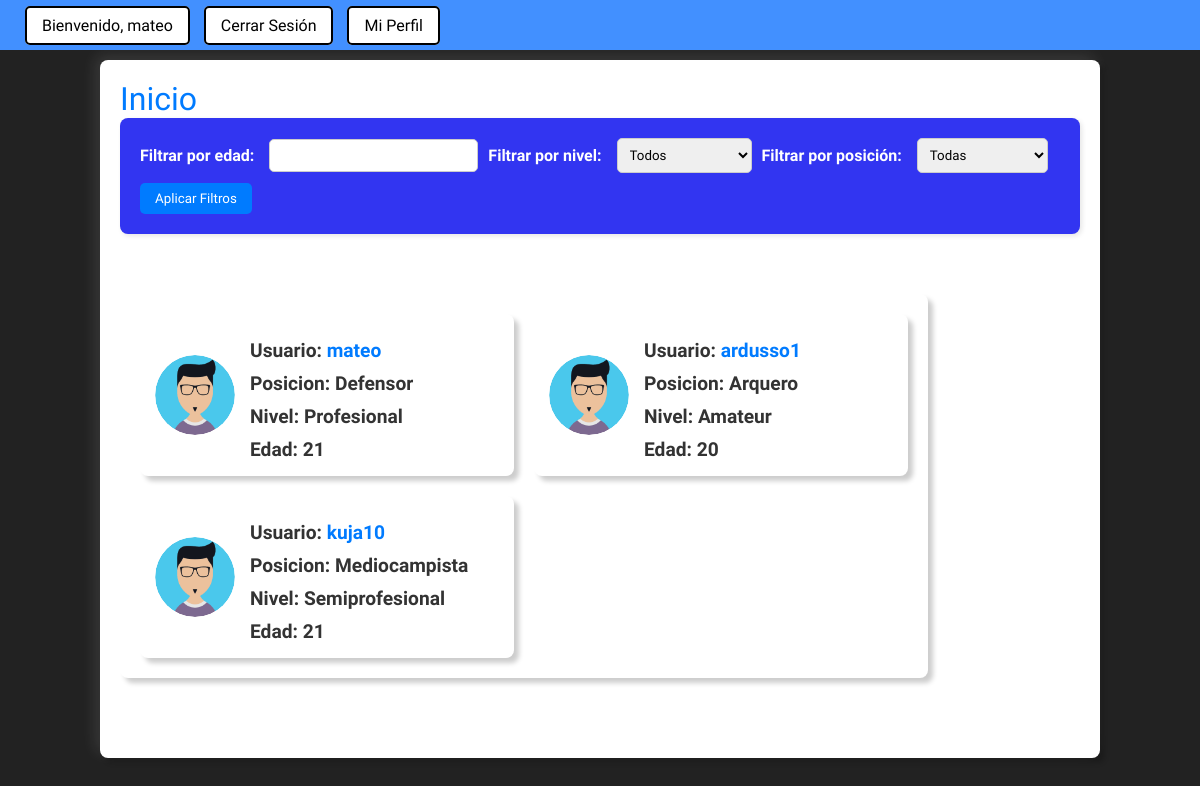
Before: /listado-perfiles/ (signed in) with the older database file.
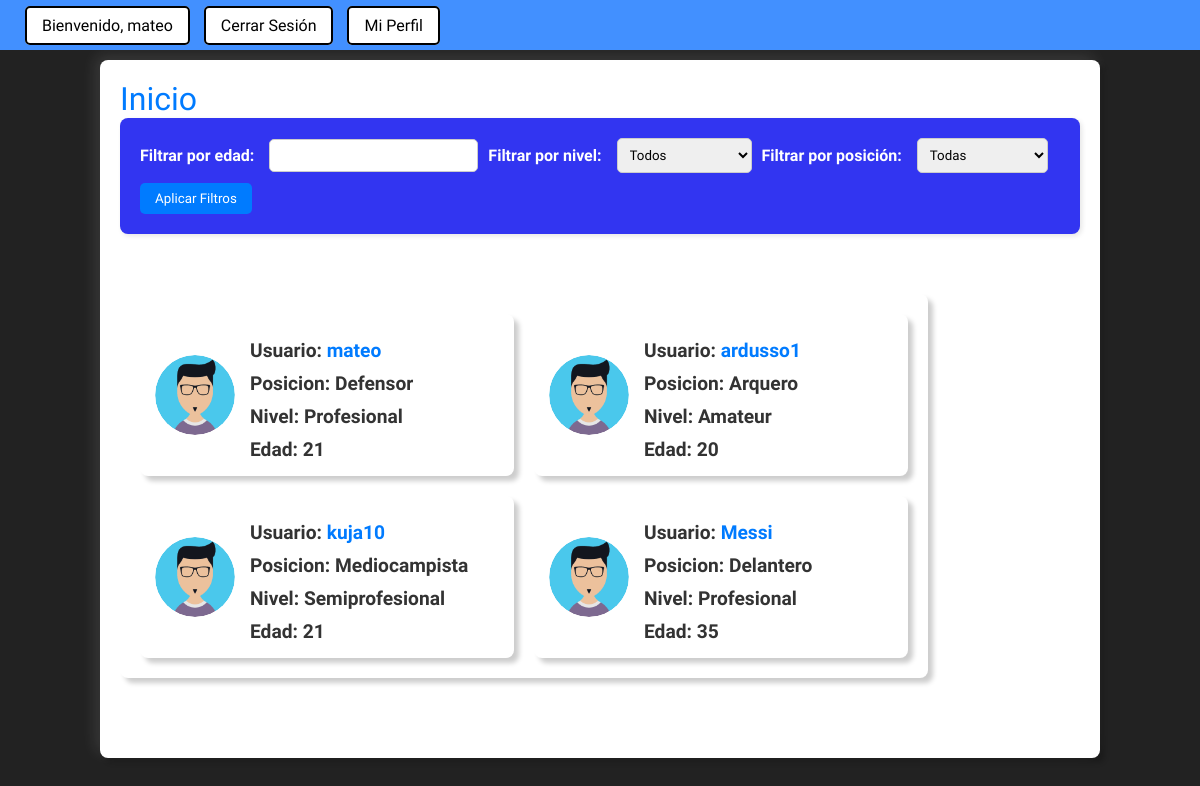
After: the same page with the newer database file.
### sitio/models.py (models this page shows)
class Profile(models.Model):
    user = models.ForeignKey(User, on_delete=models.CASCADE,null = True, blank = True)
    image = models.ImageField(upload_to="Profiles_Images", default='user.png')
    posicion = models.ForeignKey(Posicion, on_delete=models.CASCADE, null=True, blank=True)
    nivel = models.ForeignKey(Nivel, on_delete=models.CASCADE, null=True, blank=True)
    edad = models.IntegerField(null=True, blank=True)

class Posicion(models.Model):
    nombre = models.CharField(max_length=50, null=True, blank=True)
    def __str__(self):
        return self.nombre

class Nivel(models.Model):
    nombre = models.CharField(max_length=50, null=True, blank=True)
    def __str__(self):
        return self.nombre

### sitio/views.py (the view)
# urls.py: path('listado-perfiles/', views.listado_perfiles),
@login_required
def listado_perfiles(request):
    perfiles = Profile.objects.all()
    niveles = Nivel.objects.all()
    posiciones = Posicion.objects.all()
    edad = request.GET.get('edad')
    nivel = request.GET.get('nivel')
    posicion = request.GET.get('posicion')
    if edad:
        perfiles = perfiles.filter(edad=edad)
    if nivel:
        perfiles = perfiles.filter(nivel__nombre=nivel)
    if posicion:
        perfiles = perfiles.filter(posicion__nombre=posicion)
    return render(request, 'listado_perfiles.html', {'lista_perfiles': perfiles, 'user': request.user, 'niveles':niveles, 'posiciones':posiciones})

### sitio/templates/listado_perfiles.html (shortened to what this page needs)
{% extends 'layout.html' %}
{% load static %}
{% block contenido %}
<body>
    <div class="feed-container">
        <div class="navbar-listado-perfiles">
            <nav class="second-nav-listado-perfiles">
                <a class="feed-title" href="javascript:void(0)" onclick="mostrarContenido('inicio')">Inicio</a>
            </nav>
        </div>
        <div class="content">
            <div class="filter-container">
                <form method="get">
                    <label for="edad">Filtrar por edad:</label>
                    <input type="number" name="edad" id="edad" value="{{ request.GET.edad }}">
                    <label for="nivel">Filtrar por nivel:</label>
                    <select name="nivel" id="nivel">
                        <option value="">Todos</option>
                    </select>
                    <label for="posicion">Filtrar por posición:</label>
                    <select name="posicion" id="posicion">
                        <option value="">Todas</option>
                    </select>
                    <button type="submit">Aplicar Filtros</button>
                </form>
            </div>
            <div class="feed-container" id="inicio-content">
                <div class="lista-perfiles">
                    {% for perfil in lista_perfiles %}
                        <div class="perfil">
                            <div class="user-image">
                                <img src="{{perfil.image.url}}">
                            </div>
                            <div class="datos-perfil">
                                <h3 class="perfil-user">Usuario: <a href="/profile/{{perfil.user}}">{{perfil.user}}</a></h3>
                                <h3 class="perfil-user">Posicion: {{perfil.posicion}}</h3>
                                <h3 class="perfil-user">Nivel: {{perfil.nivel}}</h3>
                                <h3 class="perfil-user">Edad: {{perfil.edad}}</h3>
                            </div>
                        </div>
                    {% endfor %}
                </div>
            </div>
        </div>
    </div>
</body>
{% endblock %}

### sitio/templates/layout.html (shortened to what this page needs)
<!DOCTYPE html>
{% load static %}
<html>
    <head>
        <link rel="stylesheet" type="text/css" href='{% static "css/style_layout.css" %}'>
    </head>
    <body>
        <div class="navbar">
            <div class="nav-buttons">
                {% if user.is_authenticated %}
                    <a class="nav-button">Bienvenido, {{ user.username }}</a>
                    <a class="nav-button" href="/accounts/logout/">Cerrar Sesión</a>
                    <a class="nav-button" href="/profile/{{user.username}}">
                        Mi Perfil
                    </a>
                {% else %}
                    <a class="nav-button" href="/accounts/login/">Iniciar Sesión</a>
                    <a class="nav-button" href="/registro">Registrarse</a>
                {% endif %}
            </div>
        </div>
        {% block contenido %}
        {% endblock %}
    </body>
<html>

### sitio/static/css/style_layout.css (style rules this page uses)
* { margin: 0; padding: 0; font-family: 'Ubuntu Condensed', sans-serif; }
body { min-height: 100vh; display: grid; place-items: center; background: #222; color: white; }
.navbar { background-color: #4290FF; height: 50px; position: fixed; top: 0; left: 0; right: 0; padding: 0 20px; display: flex; align-items: center; }
.nav-button { background-color: white; color: black; border: 2px solid black; padding: 8px 15px; border-radius: 5px; margin: 0 5px; text-decoration: none; transition: background-color 0.3s, color 0.3s; }
.feed-container { width: 80%; background-color: #fff; border-radius: 8px; box-shadow: 5px 5px 5px rgba(0, 0, 0, 0.2), -5px -5px 15px rgba(255, 255, 255, 0.1); padding: 20px; margin-top: 60px; margin-bottom: 60px; }
.feed-title { font-size: 2em; color: #007bff; margin-bottom: 20px; text-decoration: none; }
.user-image { margin-right: 15px; }
.user-image img { max-width: 100px; border-radius: 50%; }
.lista-perfiles { display: grid; grid-template-columns: repeat(auto-fill, minmax(250px, 1fr)); gap: 20px; }
.perfil { background-color: #fff; border-radius: 8px; box-shadow: 5px 5px 5px rgba(0, 0, 0, 0.2), -5px -5px 15px rgba(255, 255, 255, 0.1); padding: 15px; display: flex; align-items: center; }
.perfil-user { font-size: 1.2em; color: #333; margin-top: 10px; }
.user-image { width: 80px; height: 80px; overflow: hidden; border-radius: 50%; }
.user-image img { width: 100%; height: 100%; object-fit: cover; }
.datos-perfil { flex: 1; }
.filter-container { background-color: #3235f1; padding: 20px; border-radius: 8px; box-shadow: 2px 2px 5px rgba(0, 0, 0, 0.1); margin-bottom: 20px; }
.filter-container form { display: flex; flex-wrap: wrap; gap: 10px; align-items: center; }
.filter-container label { font-weight: bold; margin-right: 5px; }
.filter-container input[type="number"], .filter-container select { padding: 8px; border-radius: 5px; border: 1px solid #ccc; }
.filter-container button { background-color: #007bff; color: white; border: none; padding: 8px 15px; border-radius: 5px; cursor: pointer; transition: background-color 0.3s ease; }
.perfil-user a { color: #007bff; text-decoration: none; transition: color 0.3s ease; }

Changed rows visible on the page:
added Profile: image (placeholder picture), user "Messi", posicion "Delantero", nivel "Profesional", edad "35"
